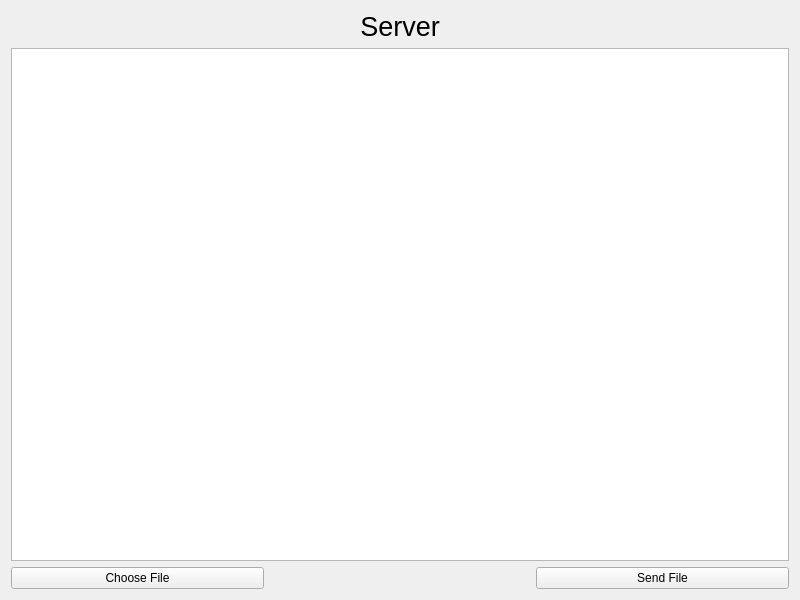
<?xml version="1.0" encoding="UTF-8"?>
<ui version="4.0">
 <class>Widget</class>
 <widget class="QWidget" name="Widget">
  <property name="geometry">
   <rect>
    <x>0</x>
    <y>0</y>
    <width>800</width>
    <height>600</height>
   </rect>
  </property>
  <property name="windowTitle">
   <string>Widget</string>
  </property>
  <layout class="QGridLayout" name="gridLayout">
   <item row="0" column="0">
    <spacer name="horizontalSpacer">
     <property name="orientation">
      <enum>Qt::Horizontal</enum>
     </property>
     <property name="sizeHint" stdset="0">
      <size>
       <width>252</width>
       <height>20</height>
      </size>
     </property>
    </spacer>
   </item>
   <item row="2" column="3">
    <widget class="QPushButton" name="SendpushButton">
     <property name="text">
      <string>Send File</string>
     </property>
    </widget>
   </item>
   <item row="0" column="1" colspan="2">
    <widget class="QLabel" name="label">
     <property name="font">
      <font>
       <pointsize>20</pointsize>
      </font>
     </property>
     <property name="text">
      <string>Server</string>
     </property>
     <property name="alignment">
      <set>Qt::AlignCenter</set>
     </property>
    </widget>
   </item>
   <item row="2" column="0">
    <widget class="QPushButton" name="ChoosepushButton">
     <property name="text">
      <string>Choose File</string>
     </property>
    </widget>
   </item>
   <item row="0" column="3">
    <spacer name="horizontalSpacer_2">
     <property name="orientation">
      <enum>Qt::Horizontal</enum>
     </property>
     <property name="sizeHint" stdset="0">
      <size>
       <width>252</width>
       <height>20</height>
      </size>
     </property>
    </spacer>
   </item>
   <item row="2" column="1">
    <spacer name="horizontalSpacer_3">
     <property name="orientation">
      <enum>Qt::Horizontal</enum>
     </property>
     <property name="sizeHint" stdset="0">
      <size>
       <width>251</width>
       <height>20</height>
      </size>
     </property>
    </spacer>
   </item>
   <item row="1" column="0" colspan="4">
    <widget class="QTextEdit" name="textdisplay">
     <property name="readOnly">
      <bool>true</bool>
     </property>
    </widget>
   </item>
  </layout>
 </widget>
 <resources/>
 <connections/>
</ui>
